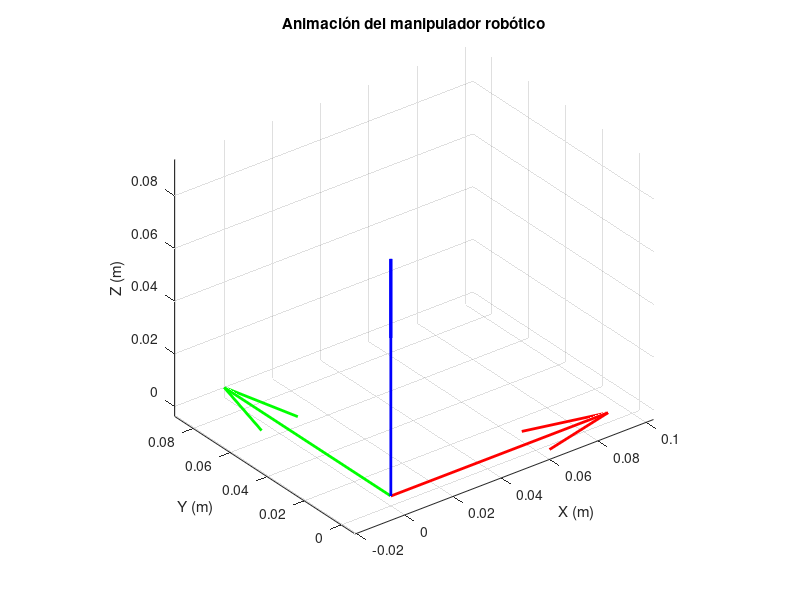

Source code (MATLAB): (Note: this script raises an error after producing the figure.)
% Parámetros de Denavit-Hartenberg (DH) iniciales
DH_params = [
    0.3,  pi/2,  0.5,  0;    % Primer eslabón
    0.2,     0,    0,  pi/4; % Segundo eslabón
    0.1, -pi/2,    0,  pi/6; % Tercer eslabón
];

% Parámetros DH finales (modificar ángulos theta para mover el brazo)
DH_params_final = [
    0.3,  pi/2,  0.5,  pi/6; % Primer eslabón
    0.2,     0,    0,  pi/2; % Segundo eslabón
    0.1, -pi/2,    0,  pi/3; % Tercer eslabón
];

% Número de pasos para la animación
n_steps = 50;

% Número de eslabones
n_links = size(DH_params, 1);

% Interpolación de los ángulos theta para cada articulación
theta_steps = zeros(n_links, n_steps); % Matriz para almacenar ángulos interpolados
for i = 1:n_links
    theta_steps(i, :) = linspace(DH_params(i, 4), DH_params_final(i, 4), n_steps);
end

% Crear la figura
figure;
hold on;
grid on;

% Configuración de la visualización
axis equal;
xlabel('X (m)');
ylabel('Y (m)');
zlabel('Z (m)');
title('Animación del manipulador robótico');
view(3);

% Dibujar el sistema de coordenadas base
quiver3(0, 0, 0, 0.1, 0, 0, 'r', 'LineWidth', 2); % Eje X (rojo)
quiver3(0, 0, 0, 0, 0.1, 0, 'g', 'LineWidth', 2); % Eje Y (verde)
quiver3(0, 0, 0, 0, 0, 0.1, 'b', 'LineWidth', 2); % Eje Z (azul)

% Inicializar las posiciones y las gráficas de las líneas
positions = zeros(3, n_links + 1);
lines = gobjects(1, n_links); % Para guardar las líneas de los eslabones

% Inicializar las líneas de los eslabones
for i = 1:n_links
    lines(i) = plot3([0, 0], [0, 0], [0, 0], 'k-', 'LineWidth', 2); % Líneas negras
end

% Animación del movimiento
for step = 1:n_steps
    % Actualizar los ángulos theta en los parámetros DH
    DH_params(:, 4) = theta_steps(:, step);

    % Calcular la transformación y actualizar las posiciones
    T_total = eye(4); % Matriz identidad
    positions(:, 1) = [0; 0; 0]; % Base

    for i = 1:n_links
        % Extraer los parámetros DH actuales
        a = DH_params(i, 1);
        alpha = DH_params(i, 2);
        d = DH_params(i, 3);
        theta = DH_params(i, 4);

        % Calcular la matriz de transformación homogénea
        A_i = [
            cos(theta), -sin(theta)*cos(alpha),  sin(theta)*sin(alpha), a*cos(theta);
            sin(theta),  cos(theta)*cos(alpha), -cos(theta)*sin(alpha), a*sin(theta);
            0,           sin(alpha),            cos(alpha),            d;
            0,           0,                     0,                     1
        ];

        % Acumular la transformación
        T_total = T_total * A_i;

        % Guardar la posición de la articulación actual
        positions(:, i + 1) = T_total(1:3, 4);
    end

    % Actualizar las líneas del brazo robótico
    for i = 1:n_links
        set(lines(i), 'XData', positions(1, i:i+1), ...
                      'YData', positions(2, i:i+1), ...
                      'ZData', positions(3, i:i+1));
    end

    % Actualizar la visualización
    drawnow;
end

hold off;
